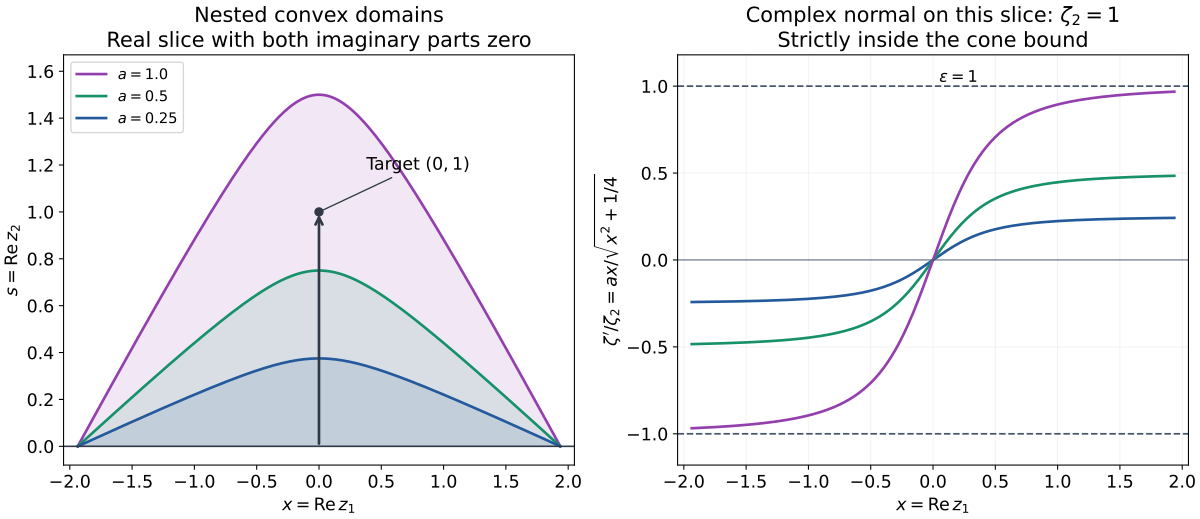

Write the Python code that produced this figure.
"""Exact expanding-domain slices and complex normal ratios. AN01-U108; CC0."""
from pathlib import Path
import numpy as np
import matplotlib
matplotlib.use('Agg')
import matplotlib.pyplot as plt
out=Path(__file__).resolve().parent
plt.rcParams.update({'font.size':13,'font.family':'DejaVu Sans','svg.hashsalt':'AN01-U108'})
R=2.;c=.25
x=np.linspace(-np.sqrt(R*R-c),np.sqrt(R*R-c),601)
d=np.sqrt(x*x+c)
fig,axes=plt.subplots(1,2,figsize=(12.5,5.4),layout='constrained')
colors=['#245a9c','#16916a','#933fad']
for a,color in reversed(list(zip([.25,.5,1.],colors))):
 y=a*(R-d)
 axes[0].fill_between(x,0,y,color=color,alpha=.12)
 axes[0].plot(x,y,color=color,lw=2,label=r'$a='+str(a)+'$')
axes[0].axhline(0,color='#303945',lw=1.2)
axes[0].annotate('',xy=(0,1),xytext=(0,0),arrowprops={'arrowstyle':'->','lw':2,'color':'#303945'})
axes[0].plot([0],[1],'o',color='#303945')
axes[0].annotate(r'Target $(0,1)$',xy=(0,1),xytext=(.38,1.18),arrowprops={'arrowstyle':'-','color':'#303945'})
axes[0].set(xlim=(-2.05,2.05),ylim=(-.08,1.67),xlabel=r'$x=\mathrm{Re}\,z_1$',ylabel=r'$s=\mathrm{Re}\,z_2$',
            title='Nested convex domains\nReal slice with both imaginary parts zero')
axes[0].legend(loc='upper left',fontsize=11)
for a,color in zip([.25,.5,1.],colors):
 axes[1].plot(x,a*x/d,color=color,lw=2,label=r'$a='+str(a)+'$')
for sign in [-1,1]:axes[1].axhline(sign,color='#46566b',ls='--',lw=1.3)
axes[1].axhline(0,color='#46566b',lw=.7)
axes[1].set(xlim=(-2.05,2.05),ylim=(-1.18,1.18),xlabel=r'$x=\mathrm{Re}\,z_1$',ylabel=r'$\zeta^\prime/\zeta_2=ax/\sqrt{x^2+1/4}$',
            title=r'Complex normal on this slice: $\zeta_2=1$'+'\nStrictly inside the cone bound')
axes[1].text(.05,1.025,r'$\epsilon=1$',fontsize=12)
axes[1].grid(alpha=.16)
fig.savefig(out/'analytic-cauchy-continuation.png',dpi=170)
svg=out/'analytic-cauchy-continuation.svg'
fig.savefig(svg,metadata={'Date':None})
svg.write_bytes(('\n'.join(line.rstrip() for line in svg.read_text(encoding='utf-8').splitlines())+'\n').encode())
plt.close(fig)
